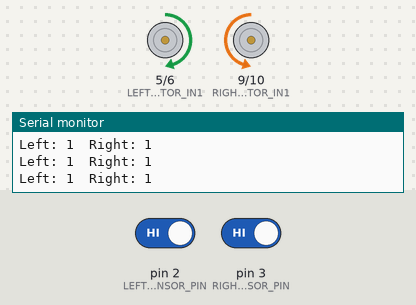
This sketch was run on a simulated Arduino Uno, built with avr-gcc and run on an emulated ATmega328P. On the bench: motor-driver pin pairs drawn as motors (green arrow = first pin HIGH = forward, orange = second pin HIGH = backward, longer = more drive), the last lines printed to the serial monitor. Inputs (shaded band) come from the test bench; at power-on: pin 2 (LEFT_SENSOR_PIN) HIGH, pin 3 (RIGHT_SENSOR_PIN) HIGH.

Above: at 1.2 s.
1.3 s: pin 2 (LEFT_SENSOR_PIN) driven LOW
At 2.4 s:
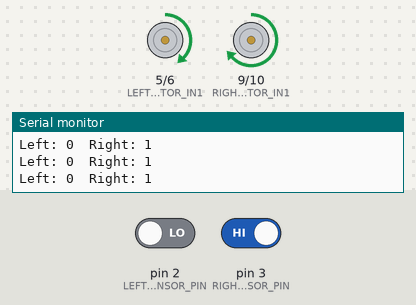
2.8 s: pin 3 (RIGHT_SENSOR_PIN) driven LOW
At 3.6 s:
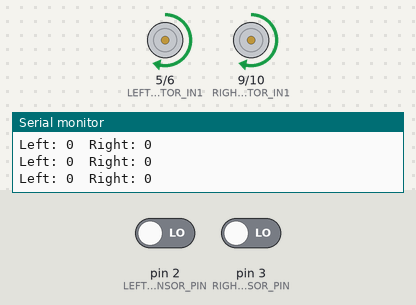
4.3 s: pin 2 (LEFT_SENSOR_PIN) driven HIGH
At 4.8 s:
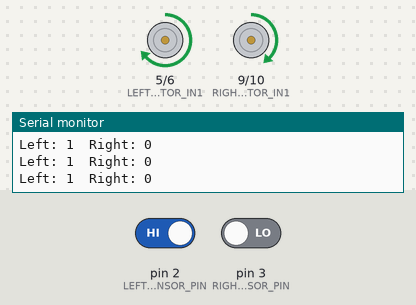
Timing chart, 0 to 7.3 s (numbered marks = the images above; inputs shaded):
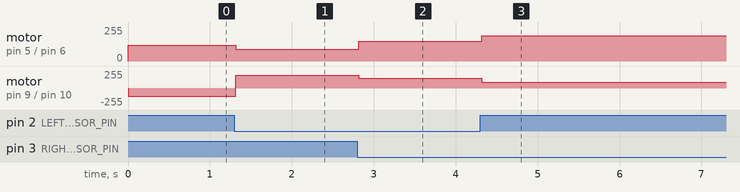

Measured:
- after the input at 1.3 s, motor on pin 5 (LEFT_MOTOR_IN1) / pin 6 (LEFT_MOTOR_IN2): forward 120/255 → forward 90/255 at once; motor on pin 9 (RIGHT_MOTOR_IN1) / pin 10 (RIGHT_MOTOR_IN2): backward 120/255 → forward 190/255 at once
- after the input at 2.8 s, motor on pin 5 (LEFT_MOTOR_IN1) / pin 6 (LEFT_MOTOR_IN2): forward 90/255 → forward 150/255 at once; motor on pin 9 (RIGHT_MOTOR_IN1) / pin 10 (RIGHT_MOTOR_IN2): forward 190/255 → forward 150/255 at once
- after the input at 4.3 s, motor on pin 5 (LEFT_MOTOR_IN1) / pin 6 (LEFT_MOTOR_IN2): forward 150/255 → forward 190/255 at once; motor on pin 9 (RIGHT_MOTOR_IN1) / pin 10 (RIGHT_MOTOR_IN2): forward 150/255 → forward 90/255 at once

The sketch:

line_following_robot.ino
```cpp
const int LEFT_SENSOR_PIN  = 2;
const int RIGHT_SENSOR_PIN = 3;

// L298N/L293D-style input pins.
// Change these if your physical wiring is different.
const int LEFT_MOTOR_IN1  = 5;
const int LEFT_MOTOR_IN2  = 6;
const int RIGHT_MOTOR_IN1 = 9;
const int RIGHT_MOTOR_IN2 = 10;

// Change to HIGH if your IR module reports HIGH on the line.
const int LINE_DETECTED = LOW;

const int BASE_SPEED = 150;
const int TURN_SPEED = 190;
const int SEARCH_SPEED = 120;

void setup() {
  pinMode(LEFT_SENSOR_PIN, INPUT);
  pinMode(RIGHT_SENSOR_PIN, INPUT);

  pinMode(LEFT_MOTOR_IN1, OUTPUT);
  pinMode(LEFT_MOTOR_IN2, OUTPUT);
  pinMode(RIGHT_MOTOR_IN1, OUTPUT);
  pinMode(RIGHT_MOTOR_IN2, OUTPUT);

  Serial.begin(9600);
  stopMotors();
}

void loop() {
  int leftState = digitalRead(LEFT_SENSOR_PIN);
  int rightState = digitalRead(RIGHT_SENSOR_PIN);

  bool leftOnLine = (leftState == LINE_DETECTED);
  bool rightOnLine = (rightState == LINE_DETECTED);

  Serial.print("Left: ");
  Serial.print(leftState);
  Serial.print("  Right: ");
  Serial.println(rightState);

  // Matches the presentation's documented straight condition:
  // Left = 0 and Right = 0 -> move straight.
  if (leftState == LOW && rightState == LOW) {
    driveForward(BASE_SPEED, BASE_SPEED);
  }
  // Practical two-sensor interpretation:
  // left sensor sees line -> steer left.
  else if (leftOnLine && !rightOnLine) {
    driveForward(90, TURN_SPEED);
  }
  // right sensor sees line -> steer right.
  else if (!leftOnLine && rightOnLine) {
    driveForward(TURN_SPEED, 90);
  }
  // Both sensors off the line -> search/stop behavior.
  else {
    driveForward(SEARCH_SPEED, -SEARCH_SPEED);
  }

  delay(5);
}

void driveForward(int leftSpeed, int rightSpeed) {
  setMotor(LEFT_MOTOR_IN1, LEFT_MOTOR_IN2, leftSpeed);
  setMotor(RIGHT_MOTOR_IN1, RIGHT_MOTOR_IN2, rightSpeed);
}

void setMotor(int in1, int in2, int speedValue) {
  speedValue = constrain(speedValue, -255, 255);

  if (speedValue > 0) {
    analogWrite(in1, speedValue);
    analogWrite(in2, 0);
  } else if (speedValue < 0) {
    analogWrite(in1, 0);
    analogWrite(in2, -speedValue);
  } else {
    analogWrite(in1, 0);
    analogWrite(in2, 0);
  }
}

void stopMotors() {
  setMotor(LEFT_MOTOR_IN1, LEFT_MOTOR_IN2, 0);
  setMotor(RIGHT_MOTOR_IN1, RIGHT_MOTOR_IN2, 0);
}
```
